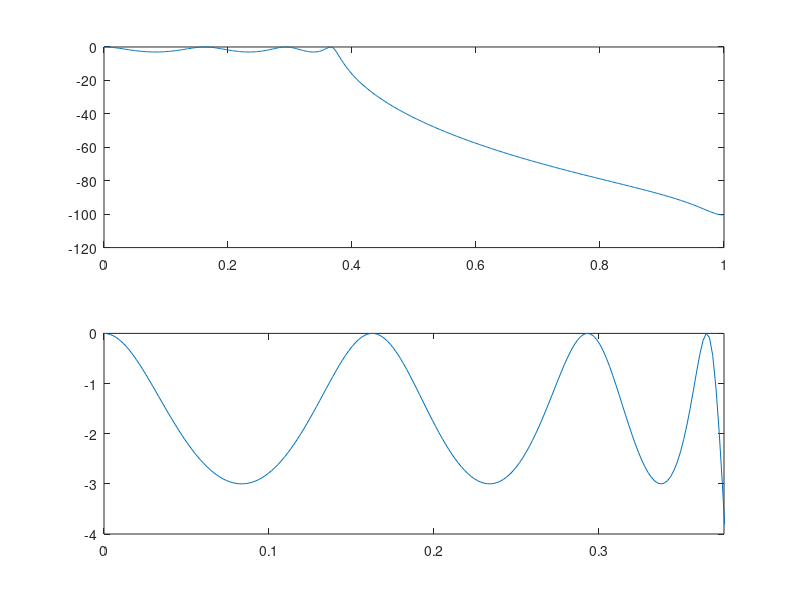
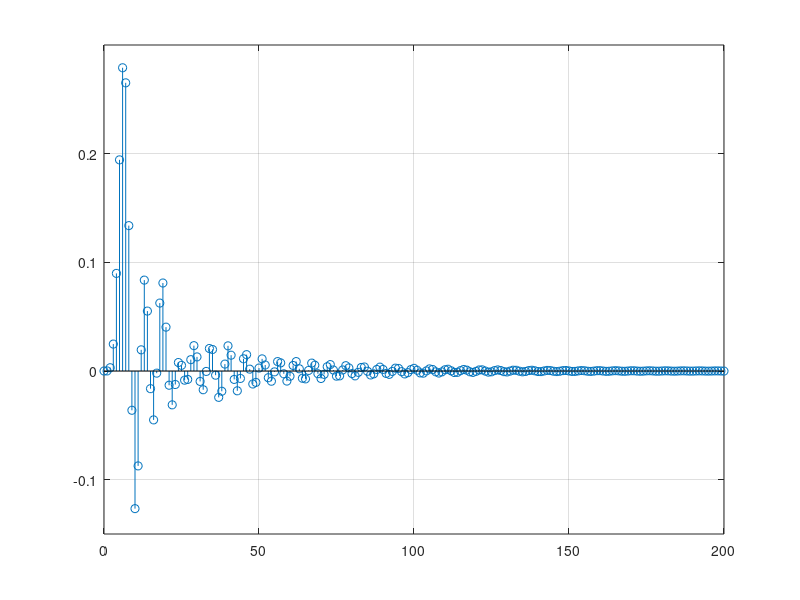

The MATLAB script that drew these images, in order:
clear; 
close all; 
clc;
Fs=8000;
fp=1500; fs=2000;
ap=3; as=40;
Td=1/8000;
Wp=2*pi*fp/Fs/Td; Ws=2*pi*fs/Fs/Td;
[N,Wn]=cheb1ord(Wp,Ws,ap,as,'s') %n:�˲�������, Wn:��Ȼ��ֹƵ��
[Bs,As]=cheby1(N,ap,Wn,'low','s'); 
[Bz,Az]=impinvar(Bs,As,1/Td);
[r,p,k]=residue(Bz,Az);
[H,w]=freqz(Bz,Az);    
subplot(2,1,1);
plot(w/pi,20*(log10(abs(H)))); %�����˲�������������Ӧ
% xlabel('��/pi(����)');ylabel('����(dB)');
% title('�б�ѩ��һ�͵�ͨ�˲���������Ӧ');
subplot(2,1,2);
plot(w/pi,20*(log10(abs(H)))); 
axis([0,0.376,-4,0]); %�Ŵ�ͨ��ͼ�񣬹۲��Ƿ���ϲ���Ҫ��
figure;
[h,n]=impz(Bz,Az); 
stem(n,h); %�����˲���������Ӧ
axis([0,200,-0.15,0.3]);grid on;
% title('�б�ѩ��һ�͵�ͨ�˲���������Ӧ');